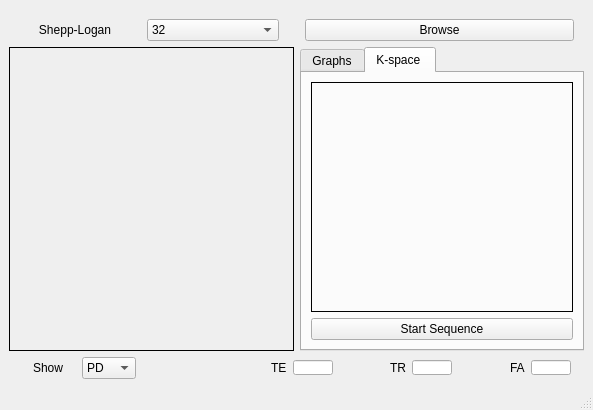
<?xml version="1.0" encoding="UTF-8"?>
<ui version="4.0">
 <class>MainWindow</class>
 <widget class="QMainWindow" name="MainWindow">
  <property name="geometry">
   <rect>
    <x>0</x>
    <y>0</y>
    <width>593</width>
    <height>410</height>
   </rect>
  </property>
  <property name="windowTitle">
   <string>MRI Sequence Simulator</string>
  </property>
  <widget class="QWidget" name="centralwidget">
   <layout class="QVBoxLayout" name="verticalLayout_2">
    <item>
     <spacer name="verticalSpacer">
      <property name="orientation">
       <enum>Qt::Vertical</enum>
      </property>
      <property name="sizeType">
       <enum>QSizePolicy::Fixed</enum>
      </property>
      <property name="sizeHint" stdset="0">
       <size>
        <width>20</width>
        <height>10</height>
       </size>
      </property>
     </spacer>
    </item>
    <item>
     <layout class="QHBoxLayout" name="horizontalLayout_12">
      <item>
       <layout class="QHBoxLayout" name="horizontalLayout">
        <item>
         <layout class="QHBoxLayout" name="horizontalLayout_13">
          <item>
           <widget class="QPushButton" name="btnSheppCreate">
            <property name="text">
             <string>Shepp-Logan</string>
            </property>
            <property name="checkable">
             <bool>false</bool>
            </property>
            <property name="flat">
             <bool>true</bool>
            </property>
           </widget>
          </item>
          <item>
           <widget class="QComboBox" name="comboSheppSize">
            <item>
             <property name="text">
              <string>32</string>
             </property>
            </item>
            <item>
             <property name="text">
              <string>64</string>
             </property>
            </item>
            <item>
             <property name="text">
              <string>128</string>
             </property>
            </item>
            <item>
             <property name="text">
              <string>256</string>
             </property>
            </item>
            <item>
             <property name="text">
              <string>512</string>
             </property>
            </item>
           </widget>
          </item>
         </layout>
        </item>
        <item>
         <spacer name="verticalSpacer_10">
          <property name="orientation">
           <enum>Qt::Vertical</enum>
          </property>
          <property name="sizeType">
           <enum>QSizePolicy::Fixed</enum>
          </property>
          <property name="sizeHint" stdset="0">
           <size>
            <width>20</width>
            <height>20</height>
           </size>
          </property>
         </spacer>
        </item>
        <item>
         <widget class="QPushButton" name="btnBrowse">
          <property name="sizePolicy">
           <sizepolicy hsizetype="Preferred" vsizetype="Fixed">
            <horstretch>0</horstretch>
            <verstretch>0</verstretch>
           </sizepolicy>
          </property>
          <property name="minimumSize">
           <size>
            <width>100</width>
            <height>0</height>
           </size>
          </property>
          <property name="text">
           <string>Browse</string>
          </property>
         </widget>
        </item>
       </layout>
      </item>
      <item>
       <spacer name="horizontalSpacer">
        <property name="orientation">
         <enum>Qt::Horizontal</enum>
        </property>
        <property name="sizeType">
         <enum>QSizePolicy::Fixed</enum>
        </property>
        <property name="sizeHint" stdset="0">
         <size>
          <width>10</width>
          <height>20</height>
         </size>
        </property>
       </spacer>
      </item>
     </layout>
    </item>
    <item>
     <layout class="QHBoxLayout" name="horizontalLayout_14">
      <item>
       <widget class="QLabel" name="phantomlbl">
        <property name="sizePolicy">
         <sizepolicy hsizetype="Expanding" vsizetype="Expanding">
          <horstretch>0</horstretch>
          <verstretch>0</verstretch>
         </sizepolicy>
        </property>
        <property name="mouseTracking">
         <bool>true</bool>
        </property>
        <property name="frameShape">
         <enum>QFrame::Box</enum>
        </property>
        <property name="text">
         <string/>
        </property>
       </widget>
      </item>
      <item>
       <widget class="QTabWidget" name="tabWidget">
        <property name="currentIndex">
         <number>1</number>
        </property>
        <widget class="QWidget" name="tabGraph">
         <attribute name="title">
          <string>Graphs</string>
         </attribute>
         <layout class="QVBoxLayout" name="verticalLayout_3">
          <item>
           <layout class="QVBoxLayout" name="verticalLayout_6">
            <item>
             <widget class="PlotWidget" name="graphicsPlotT1">
              <property name="sizePolicy">
               <sizepolicy hsizetype="Preferred" vsizetype="Preferred">
                <horstretch>0</horstretch>
                <verstretch>0</verstretch>
               </sizepolicy>
              </property>
              <property name="maximumSize">
               <size>
                <width>16777215</width>
                <height>16777215</height>
               </size>
              </property>
             </widget>
            </item>
            <item>
             <widget class="PlotWidget" name="graphicsPlotT2">
              <property name="sizePolicy">
               <sizepolicy hsizetype="Preferred" vsizetype="Preferred">
                <horstretch>0</horstretch>
                <verstretch>0</verstretch>
               </sizepolicy>
              </property>
              <property name="maximumSize">
               <size>
                <width>16777215</width>
                <height>16777215</height>
               </size>
              </property>
             </widget>
            </item>
           </layout>
          </item>
         </layout>
        </widget>
        <widget class="QWidget" name="tabKspace">
         <attribute name="title">
          <string>K-space </string>
         </attribute>
         <layout class="QVBoxLayout" name="verticalLayout_4">
          <item>
           <layout class="QVBoxLayout" name="verticalLayout">
            <item>
             <widget class="QLabel" name="kspaceLbl">
              <property name="minimumSize">
               <size>
                <width>128</width>
                <height>128</height>
               </size>
              </property>
              <property name="mouseTracking">
               <bool>true</bool>
              </property>
              <property name="frameShape">
               <enum>QFrame::Box</enum>
              </property>
              <property name="text">
               <string/>
              </property>
             </widget>
            </item>
           </layout>
          </item>
          <item>
           <widget class="QPushButton" name="startSeq">
            <property name="text">
             <string>Start Sequence</string>
            </property>
           </widget>
          </item>
         </layout>
        </widget>
       </widget>
      </item>
     </layout>
    </item>
    <item>
     <layout class="QHBoxLayout" name="horizontalLayout_15" stretch="0,0,0,0,0,0,0,0,0,0,0,0,0">
      <property name="sizeConstraint">
       <enum>QLayout::SetDefaultConstraint</enum>
      </property>
      <item alignment="Qt::AlignRight">
       <widget class="QLabel" name="label_12">
        <property name="sizePolicy">
         <sizepolicy hsizetype="Preferred" vsizetype="Preferred">
          <horstretch>0</horstretch>
          <verstretch>0</verstretch>
         </sizepolicy>
        </property>
        <property name="text">
         <string>Show</string>
        </property>
       </widget>
      </item>
      <item>
       <spacer name="horizontalSpacer_19">
        <property name="orientation">
         <enum>Qt::Horizontal</enum>
        </property>
        <property name="sizeType">
         <enum>QSizePolicy::Fixed</enum>
        </property>
        <property name="sizeHint" stdset="0">
         <size>
          <width>13</width>
          <height>20</height>
         </size>
        </property>
       </spacer>
      </item>
      <item>
       <widget class="QComboBox" name="comboViewMode">
        <property name="sizePolicy">
         <sizepolicy hsizetype="Preferred" vsizetype="Fixed">
          <horstretch>0</horstretch>
          <verstretch>0</verstretch>
         </sizepolicy>
        </property>
        <item>
         <property name="text">
          <string>PD</string>
         </property>
        </item>
        <item>
         <property name="text">
          <string>T1</string>
         </property>
        </item>
        <item>
         <property name="text">
          <string>T2</string>
         </property>
        </item>
       </widget>
      </item>
      <item>
       <spacer name="horizontalSpacer_20">
        <property name="orientation">
         <enum>Qt::Horizontal</enum>
        </property>
        <property name="sizeType">
         <enum>QSizePolicy::Fixed</enum>
        </property>
        <property name="sizeHint" stdset="0">
         <size>
          <width>90</width>
          <height>17</height>
         </size>
        </property>
       </spacer>
      </item>
      <item alignment="Qt::AlignRight">
       <widget class="QLabel" name="label_13">
        <property name="text">
         <string>TE</string>
        </property>
       </widget>
      </item>
      <item>
       <widget class="QLineEdit" name="TimeEcho">
        <property name="maximumSize">
         <size>
          <width>40</width>
          <height>15</height>
         </size>
        </property>
       </widget>
      </item>
      <item>
       <spacer name="horizontalSpacer_21">
        <property name="orientation">
         <enum>Qt::Horizontal</enum>
        </property>
        <property name="sizeType">
         <enum>QSizePolicy::Fixed</enum>
        </property>
        <property name="sizeHint" stdset="0">
         <size>
          <width>13</width>
          <height>20</height>
         </size>
        </property>
       </spacer>
      </item>
      <item alignment="Qt::AlignRight">
       <widget class="QLabel" name="label_14">
        <property name="text">
         <string>TR</string>
        </property>
       </widget>
      </item>
      <item>
       <widget class="QLineEdit" name="TimeRepeat">
        <property name="maximumSize">
         <size>
          <width>40</width>
          <height>15</height>
         </size>
        </property>
       </widget>
      </item>
      <item>
       <spacer name="horizontalSpacer_22">
        <property name="orientation">
         <enum>Qt::Horizontal</enum>
        </property>
        <property name="sizeType">
         <enum>QSizePolicy::Fixed</enum>
        </property>
        <property name="sizeHint" stdset="0">
         <size>
          <width>13</width>
          <height>20</height>
         </size>
        </property>
       </spacer>
      </item>
      <item alignment="Qt::AlignRight">
       <widget class="QLabel" name="label_15">
        <property name="text">
         <string>FA</string>
        </property>
       </widget>
      </item>
      <item>
       <widget class="QLineEdit" name="FlipAngle">
        <property name="maximumSize">
         <size>
          <width>40</width>
          <height>15</height>
         </size>
        </property>
       </widget>
      </item>
      <item>
       <spacer name="horizontalSpacer_23">
        <property name="orientation">
         <enum>Qt::Horizontal</enum>
        </property>
        <property name="sizeType">
         <enum>QSizePolicy::Fixed</enum>
        </property>
        <property name="sizeHint" stdset="0">
         <size>
          <width>13</width>
          <height>20</height>
         </size>
        </property>
       </spacer>
      </item>
     </layout>
    </item>
   </layout>
  </widget>
  <widget class="QMenuBar" name="menubar">
   <property name="geometry">
    <rect>
     <x>0</x>
     <y>0</y>
     <width>593</width>
     <height>25</height>
    </rect>
   </property>
  </widget>
  <widget class="QStatusBar" name="statusbar"/>
  <action name="actionInversion">
   <property name="text">
    <string>Inversion (T1)</string>
   </property>
  </action>
  <action name="actionSpin_e">
   <property name="text">
    <string>T2</string>
   </property>
  </action>
  <action name="actionTagging">
   <property name="text">
    <string>Tagging </string>
   </property>
  </action>
  <action name="actionGRE">
   <property name="text">
    <string>GRE</string>
   </property>
  </action>
  <action name="actionSSFP">
   <property name="text">
    <string>SSFP</string>
   </property>
  </action>
  <action name="actionSpin_Echo">
   <property name="text">
    <string>Spin Echo</string>
   </property>
  </action>
 </widget>
 <customwidgets>
  <customwidget>
   <class>PlotWidget</class>
   <extends>QGraphicsView</extends>
   <header>pyqtgraph.h</header>
  </customwidget>
 </customwidgets>
 <resources/>
 <connections/>
</ui>
